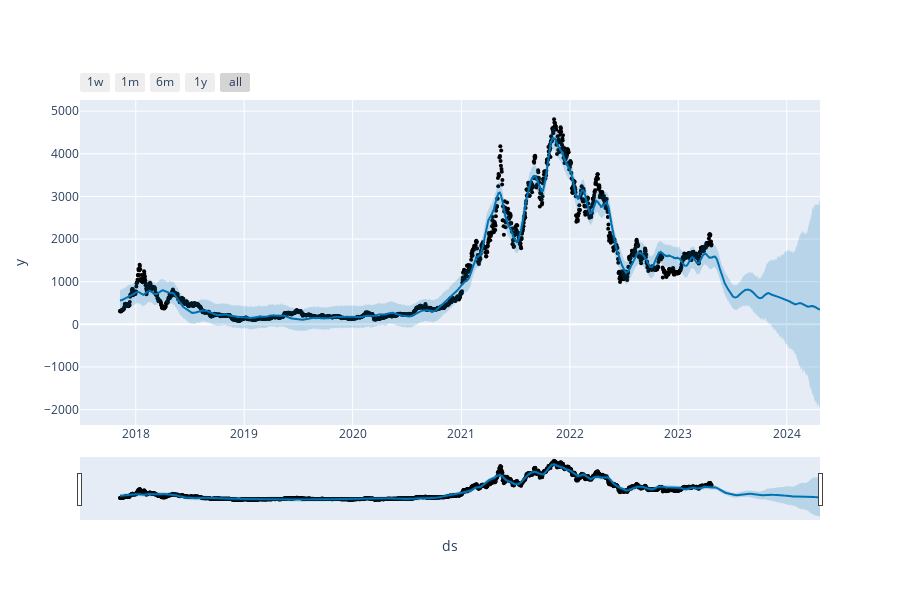

Source (notebook cell):
### Markdown cell above
### Ploting the Forecast

### Code cell
plot_plotly(m, forecast)

### Figure 1 — Plotly figure (JSON) as saved in the notebook; plotly's stock layout.template omitted (floating-point values rounded to 4 significant figures; data arrays with more than 128 entries replaced by an {"elided": "..."} marker saying what was removed)
{"data": [{"marker": {"color": "black", "size": 4}, "mode": "markers", "name": "Actual", "type": "scatter", "x": {"elided": "1992 str values"}, "y": {"elided": "1992 float values"}}, {"hoverinfo": "skip", "line": {"width": 0}, "mode": "lines", "type": "scatter", "x": {"elided": "2357 str values"}, "y": {"elided": "2357 float values"}}, {"fill": "tonexty", "fillcolor": "rgba(0, 114, 178, 0.2)", "line": {"color": "#0072B2", "width": 2}, "mode": "lines", "name": "Predicted", "type": "scatter", "x": {"elided": "2357 str values"}, "y": {"elided": "2357 float values"}}, {"fill": "tonexty", "fillcolor": "rgba(0, 114, 178, 0.2)", "hoverinfo": "skip", "line": {"width": 0}, "mode": "lines", "type": "scatter", "x": {"elided": "2357 str values"}, "y": {"elided": "2357 float values"}}], "layout": {"height": 600, "showlegend": false, "width": 900, "xaxis": {"rangeselector": {"buttons": [{"count": 7, "label": "1w", "step": "day", "stepmode": "backward"}, {"count": 1, "label": "1m", "step": "month", "stepmode": "backward"}, {"count": 6, "label": "6m", "step": "month", "stepmode": "backward"}, {"count": 1, "label": "1y", "step": "year", "stepmode": "backward"}, {"step": "all"}]}, "rangeslider": {"visible": true}, "title": {"text": "ds"}, "type": "date"}, "yaxis": {"title": {"text": "y"}}}}
